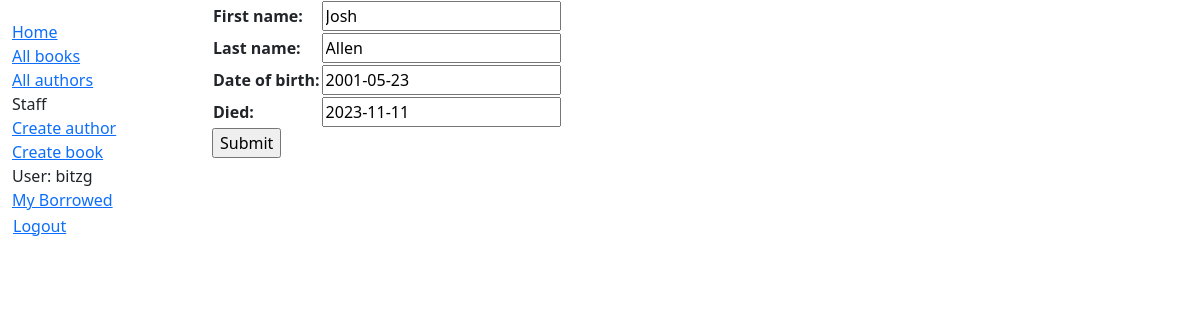
/catalog/author/5/update/ (signed in), run on the app's committed database.
### catalog/models.py (models this page shows, shortened)
class Author(models.Model):
    first_name = models.CharField(max_length=100)
    last_name = models.CharField(max_length=100)
    date_of_birth = models.DateField(null=True, blank=True)
    date_of_death = models.DateField('Died', null=True, blank=True)
    class Meta:
        ordering = ['last_name', 'first_name']

### catalog/views.py (the view)
# urls.py: path('author/<int:pk>/update/', views.AuthorUpdate.as_view(), name='author-update'),
class AuthorUpdate(PermissionRequiredMixin, UpdateView):
    model = Author
    fields = '__all__'
    permission_required = 'catalog.change_author'

### catalog/templates/catalog/author_form.html (shortened to what this page needs)
{% extends "base_generic.html" %} {% block content %}
<form action="" method="post">
  <table>
    {{ form.as_table }}
  </table>
  <input type="submit" value="Submit" />
</form>
{% endblock %}

### catalog/templates/base_generic.html (shortened to what this page needs)
<!DOCTYPE html>
<html lang="en">
  <head>
    <link
      href="https://cdn.jsdelivr.net/npm/bootstrap@5.3.3/dist/css/bootstrap.min.css"
      rel="stylesheet"
    />
    {% load static %}
    <link rel="stylesheet" href="{% static 'css/styles.css' %}" />
  </head>
  <body>
    <div class="container-fluid">
      <div class="row">
        <div class="col-sm-2">
          {% block sidebar %}
          <ul class="sidebar-nav">
            <li><a href="{% url 'index' %}">Home</a></li>
            <li><a href="{% url 'books' %}">All books</a></li>
            <li><a href="{% url 'authors' %}">All authors</a></li>
            <div>
              <li>Staff</li>
              {% if perms.catalog.add_author %}
              <li><a href="{% url 'author-create' %}">Create author</a></li>
              {% endif %} {% if perms.catalog.add_author %}
              <li><a href="{% url 'book-create' %}">Create book</a></li>
              {% endif %}
            </div>
            <div>
              {% if user.is_authenticated %}
              <li>User: {{ user.get_username }}</li>
              <li><a href="{% url 'my-borrowed' %}">My Borrowed</a></li>
            </div>
            <li>
              <form
                id="logout-form"
                method="post"
                action="{% url 'admin:logout' %}"
              >
                <button type="submit" class="btn btn-link">Logout</button>
              </form>
            </li>
            {% else %}
            <li>
              <a href="{% url 'login' %}?next={{ request.path }}">Login</a>
            </li>
            {% endif %}
          </ul>
          {% endblock %}
        </div>
        <div class="col-sm-10">{% block content %}{% endblock %}</div>
      </div>
    </div>
  </body>
</html>

### catalog/static/css/styles.css (style rules this page uses)
.sidebar-nav { margin-top: 20px; padding: 0; list-style: none; }
#logout-form { display: inline; }
#logout-form button { padding: 0; margin: 0; }

### data on the page
Author: first_name "Josh", last_name "Allen", date_of_birth "2001-05-23", date_of_death "2023-11-11"

### other printed values
{{ user.get_username }} "bitzg"
